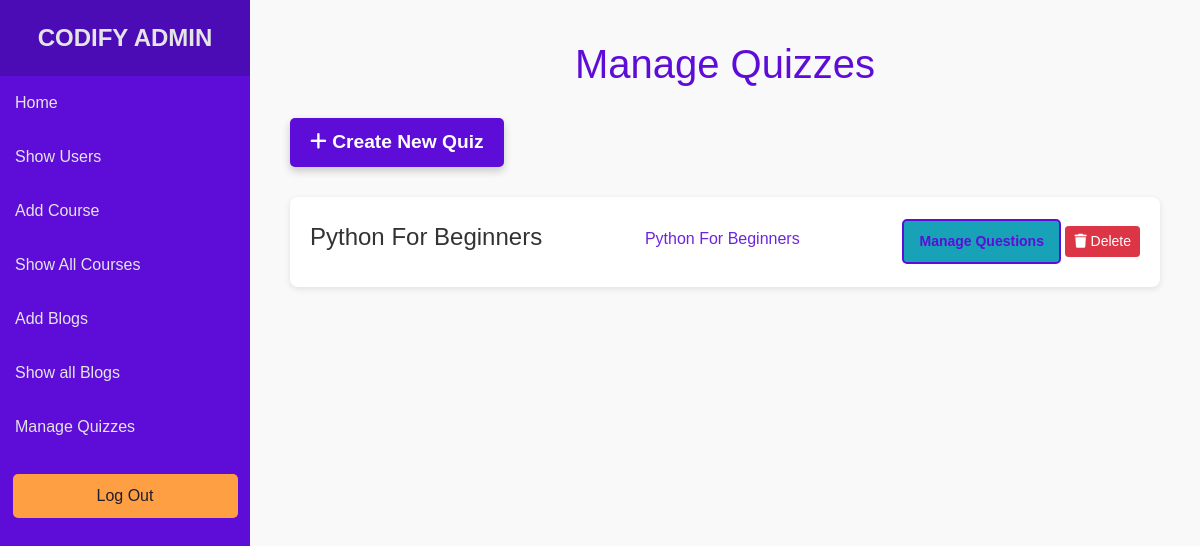
Page /admin/quizzes (signed in) on the earlier database version.
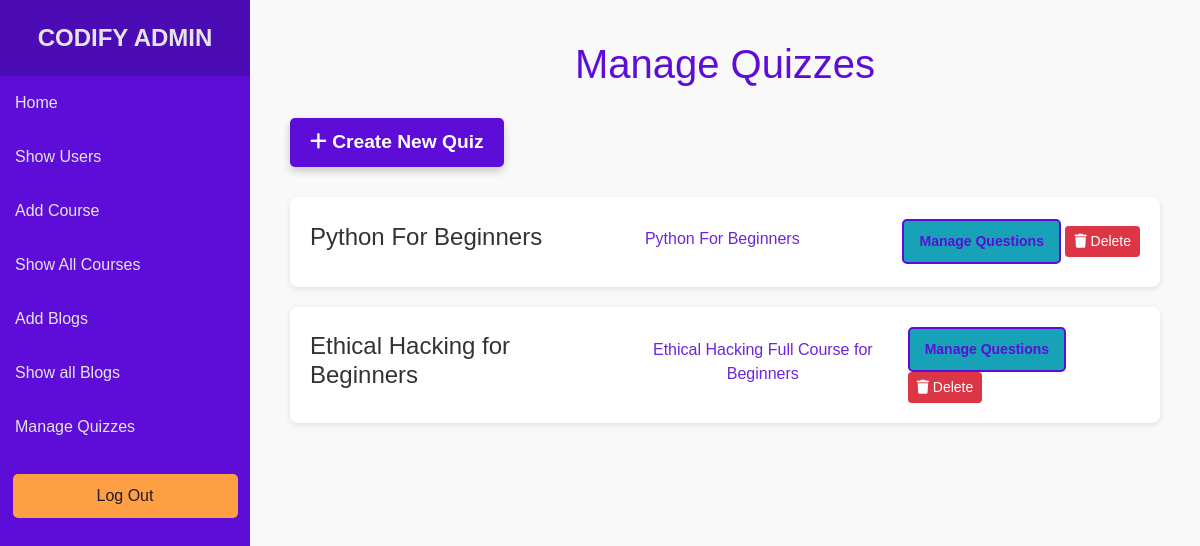
Same page on the later database version.
### models.py (models this page shows)
class Quiz(Base):
    __tablename__ = 'quizzes'
    id = Column(Integer, primary_key=True)
    title = Column(String(100), nullable=False)
    created_at = Column(DateTime, server_default=func.now())
    course_id = Column(Integer, ForeignKey('courses.id', ondelete='CASCADE'), nullable=False)
    course = relationship('Course', back_populates='quizzes')
    questions = relationship('Question', back_populates='quiz', cascade="all, delete-orphan")
    user_progress = relationship('UserProgress', back_populates='quiz', cascade="all, delete-orphan")

class Course(Base):
    __tablename__ = 'courses'
    id = Column(Integer, primary_key=True)
    title = Column(String(100), nullable=False)
    description = Column(String(500))
    course_thumbnail = Column(LargeBinary, nullable=True)
    lessons = relationship('Lesson', back_populates='course', cascade="all, delete-orphan")
    quizzes = relationship('Quiz', back_populates='course', cascade="all, delete-orphan")
    progress = relationship('UserProgress', back_populates='course', cascade="all, delete-orphan")
    enrollments = relationship('Enrollment', back_populates='course', cascade="all, delete-orphan")

### app.py (the view, shortened to what this page needs)
@app.route('/admin/quizzes', methods=['GET', 'POST'])
def manage_quizzes():
    if 'username' not in session or session.get('role') != 'admin':
        return redirect(url_for('get_login'))
    quizzes = db_session.query(Quiz).all()
    return render_template('manage_quizzes.html', quizzes=quizzes)

### templates/manage_quizzes.html (shortened to what this page needs)
<!DOCTYPE html>
<html lang="en">
<head>
    <link rel="stylesheet" href="https://cdn.jsdelivr.net/npm/bootstrap@4.6.2/dist/css/bootstrap.min.css">
    <link rel="stylesheet" href="https://cdnjs.cloudflare.com/ajax/libs/font-awesome/6.0.0-beta3/css/all.min.css">
</head>
<body>
    {% include 'adminsidebar.html' %}
    <div class="main-content">
        <h1>Manage Quizzes</h1>
        <a href="{{ url_for('create_quiz') }}" class="create-quiz-btn">
            <i class="fas fa-plus"></i> Create New Quiz
        </a>
        <ul class="quiz-list">
            {% for quiz in quizzes %}
            <li>
                <h3>{{ quiz.title }}</h3>
                <p class="course-description">{{ quiz.course.title }}</p>
                <div>
                    <a href="{{ url_for('manage_questions', quiz_id=quiz.id) }}" class="btn btn-info btn-sm">
                        Manage Questions
                    </a>
                    <form action="{{ url_for('manage_quizzes') }}" method="post" style="display:inline;">
                        <button type="submit" class="btn btn-danger btn-sm">
                            <i class="fas fa-trash"></i> Delete
                        </button>
                    </form>
                </div>
            </li>
            {% endfor %}
        </ul>
    </div>
</body>
</html>

Differences in the rows shown:
added Quiz: title "Ethical Hacking for Beginners", course "Ethical Hacking Full Course for Beginners"
